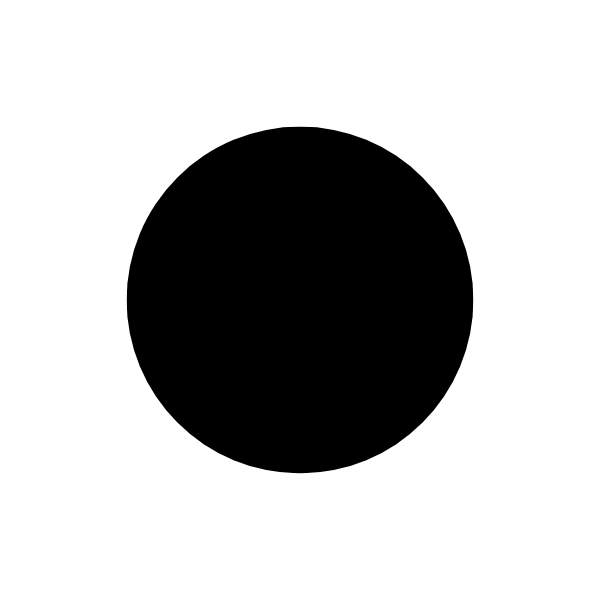
#> input picture Gambar/Pertemuan 6/circle.png, 600 x 600 px
$ python pertemuan6_operasi-dasar-pengolahan-citra.py
#> lines starting #> are read from the running program, lines starting #| are printed output that depends on the picture
import cv2 as cv

img1 = cv.imread("Gambar/Pertemuan 6/Manchester_United_FC_Logo.png")
img2 = cv.imread("Gambar/Pertemuan 6/Real_Madrid_CF_Logo.png")

circle = cv.imread("Gambar/Pertemuan 6/circle.png")
#> circle is the input picture: shape (600, 600, 3); min 0, max 255, mean 188.2
star = cv.imread("Gambar/Pertemuan 6/star.png")
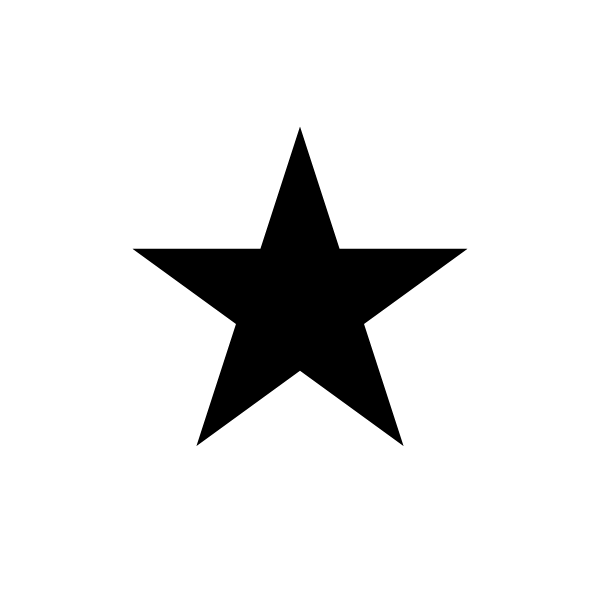
#> input picture Gambar/Pertemuan 6/star.png, 600 x 600 px
#> star is the input picture: shape (600, 600, 3); min 0, max 255, mean 230.3

ruins = cv.imread("Gambar/Pertemuan 6/ruins.png")
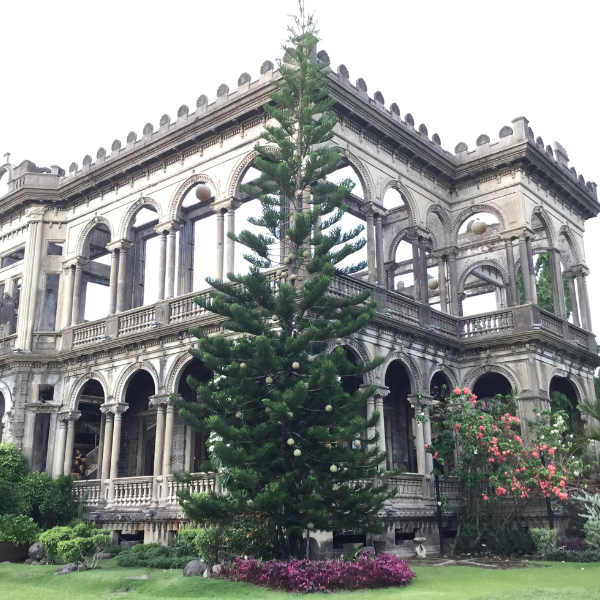
#> input picture Gambar/Pertemuan 6/ruins.png, 600 x 600 px
#> ruins is the input picture: shape (600, 600, 3); mean B, G, R 143.7, 147.6, 143.6
stars = cv.imread("Gambar/Pertemuan 6/stars.png")
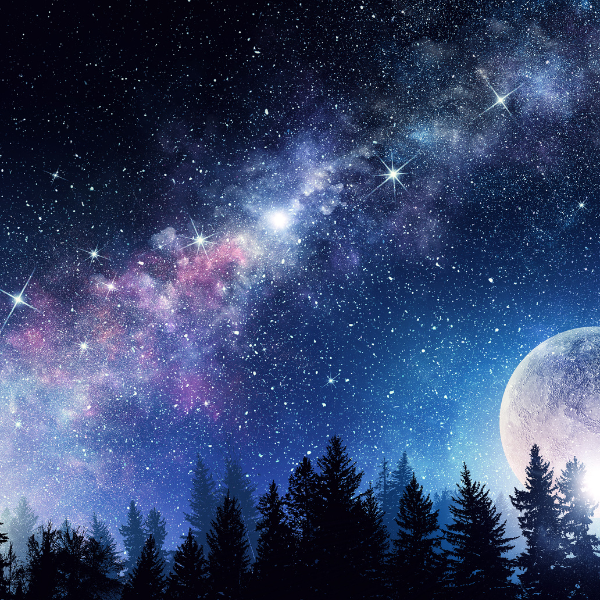
#> input picture Gambar/Pertemuan 6/stars.png, 600 x 600 px
#> stars is the input picture: shape (600, 600, 3); mean B, G, R 106.3, 68.8, 53.6

add_image =  cv.add(img1, img2)
# blend_image = cv.addWeighted(img1, .5, img2, 1, 0)
# substracted = cv.subtract(star, circle)
# multiply = cv.multiply(ruins, stars)

cv.imshow("Menambahkan Gambar", add_image)

cv.waitKey(0)
cv.destroyAllWindows()
